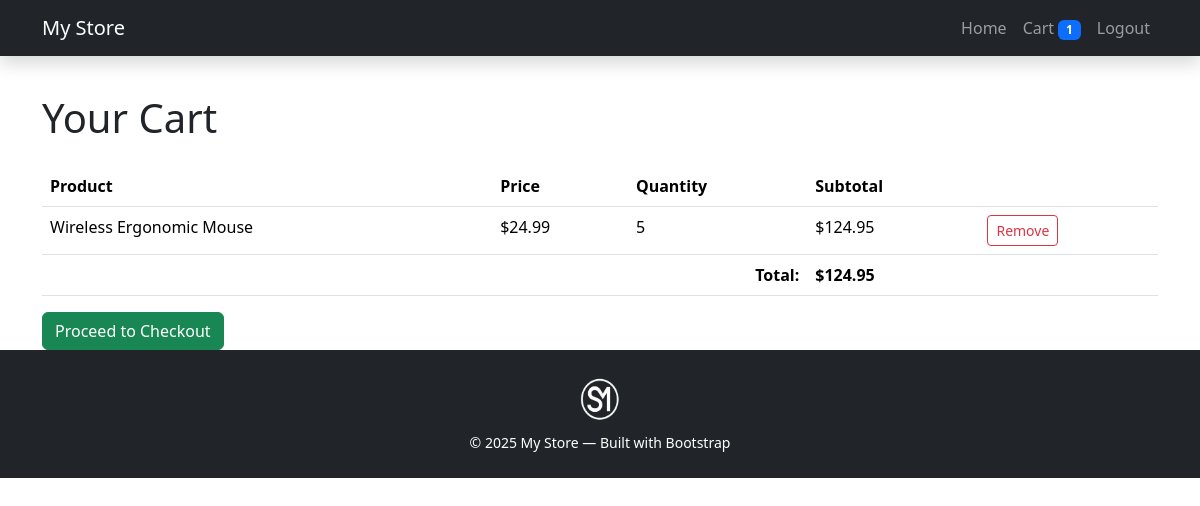
Page /cart (signed in) on the committed database.
### models.py (models this page shows)
class CartItem(db.Model):
    __tablename__ = 'cart_items'
    id         = db.Column(db.Integer, primary_key=True)
    user_id    = db.Column(db.Integer, db.ForeignKey('users.id'), nullable=False)
    product_id = db.Column(db.Integer, db.ForeignKey('products.id'), nullable=False)
    quantity   = db.Column(db.Integer, default=1)

class Product(db.Model):
    __tablename__ = 'products'
    id          = db.Column(db.Integer, primary_key=True)
    name        = db.Column(db.String(100), nullable=False)
    description = db.Column(db.Text)
    price_cents = db.Column(db.Integer, nullable=False)  # stored in cents
    image_url   = db.Column(db.String(200))
    cart_items  = db.relationship('CartItem', backref='product', lazy='dynamic')
    order_items = db.relationship('OrderItem', backref='product', lazy='dynamic')

### app.py (the view)
    @app.route('/cart')
    @login_required
    def cart():
        items = CartItem.query.filter_by(user_id=current_user.id).all()
        total = sum(ci.quantity * ci.product.price_cents for ci in items)
        return render_template('cart.html', items=items, total=total)

### templates/cart.html (shortened to what this page needs)
{% extends "layout.html" %}
{% block content %}
<h1 class="mb-4">Your Cart</h1>
{% if items %}
<table class="table">
  <thead>
    <tr>
      <th>Product</th>
      <th>Price</th>
      <th>Quantity</th>
      <th>Subtotal</th>
      <th></th>
    </tr>
  </thead>
  <tbody>
    {% for ci in items %}
    <tr>
      <td>{{ ci.product.name }}</td>
      <td>${{ '%.2f' % (ci.product.price_cents/100) }}</td>
      <td>{{ ci.quantity }}</td>
      <td>${{ '%.2f' % ((ci.product.price_cents * ci.quantity)/100) }}</td>
      <td>
        <a href="{{ url_for('remove_from_cart', cid=ci.id) }}" class="btn btn-sm btn-outline-danger">
          Remove
        </a>
      </td>
    </tr>
    {% endfor %}
    <tr>
      <td colspan="3" class="text-end fw-bold">Total:</td>
      <td colspan="2" class="fw-bold">${{ '%.2f' % (total/100) }}</td>
    </tr>
  </tbody>
</table>
<form action="{{ url_for('create_checkout') }}" method="post">
  <button type="submit" class="btn btn-success">Proceed to Checkout</button>
</form>
{% else %}
<p>Your cart is empty. <a href="{{ url_for('index') }}">Continue shopping</a>.</p>
{% endif %}
{% endblock %}

### templates/layout.html (style rules this page uses)
body { padding-top: 70px; }

### rows in the picture
CartItem: product.name "Wireless Ergonomic Mouse", quantity "5"
Product: ci.product.price_cents/100 "24.99", (ci.product.price_cents*ci.quantity)/100 "124.95"

### other values in the picture
{{ current_user.cart_items.count() }} "1"
{{ '%.2f' % (total/100) }} "124.95"
